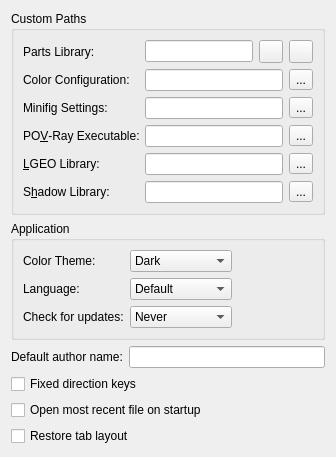
     <widget class="QWidget" name="tabGeneral">
      <attribute name="title">
       <string>General</string>
      </attribute>
      <layout class="QFormLayout" name="formLayout">
       <property name="fieldGrowthPolicy">
        <enum>QFormLayout::FieldGrowthPolicy::ExpandingFieldsGrow</enum>
       </property>
       <item row="1" column="0" colspan="2">
        <widget class="QGroupBox" name="ApplicationGroup">
         <property name="title">
          <string>Application</string>
         </property>
         <layout class="QGridLayout" name="gridLayout_4">
          <item row="1" column="0">
           <widget class="QLabel" name="label_19">
            <property name="text">
             <string>Language:</string>
            </property>
            <property name="buddy">
             <cstring>Language</cstring>
            </property>
           </widget>
          </item>
          <item row="1" column="1">
           <widget class="QComboBox" name="Language">
            <item>
             <property name="text">
              <string>Default</string>
             </property>
            </item>
           </widget>
          </item>
          <item row="2" column="1">
           <widget class="QComboBox" name="checkForUpdates">
            <item>
             <property name="text">
              <string>Never</string>
             </property>
            </item>
            <item>
             <property name="text">
              <string>Once a day</string>
             </property>
            </item>
            <item>
             <property name="text">
              <string>Once a week</string>
             </property>
            </item>
           </widget>
          </item>
          <item row="2" column="0">
           <widget class="QLabel" name="label_10">
            <property name="text">
             <string>Check for updates:</string>
            </property>
            <property name="buddy">
             <cstring>checkForUpdates</cstring>
            </property>
           </widget>
          </item>
          <item row="1" column="2">
           <spacer name="horizontalSpacer_8">
            <property name="orientation">
             <enum>Qt::Orientation::Horizontal</enum>
            </property>
            <property name="sizeHint" stdset="0">
             <size>
              <width>40</width>
              <height>20</height>
             </size>
            </property>
           </spacer>
          </item>
          <item row="0" column="0">
           <widget class="QLabel" name="label_25">
            <property name="text">
             <string>Color Theme:</string>
            </property>
            <property name="buddy">
             <cstring>Language</cstring>
            </property>
           </widget>
          </item>
          <item row="0" column="1">
           <widget class="QComboBox" name="ColorTheme">
            <item>
             <property name="text">
              <string>Dark</string>
             </property>
            </item>
            <item>
             <property name="text">
              <string>System</string>
             </property>
            </item>
           </widget>
          </item>
         </layout>
        </widget>
       </item>
       <item row="2" column="0">
        <widget class="QLabel" name="label_4">
         <property name="text">
          <string>Default author name:</string>
         </property>
         <property name="buddy">
          <cstring>authorName</cstring>
         </property>
        </widget>
       </item>
       <item row="2" column="1">
        <widget class="QLineEdit" name="authorName"/>
       </item>
       <item row="9" column="0" colspan="2">
        <widget class="QCheckBox" name="fixedDirectionKeys">
         <property name="text">
          <string>Fixed direction keys</string>
         </property>
        </widget>
       </item>
       <item row="10" column="0" colspan="2">
        <widget class="QCheckBox" name="autoLoadMostRecent">
         <property name="text">
          <string>Open most recent file on startup</string>
         </property>
        </widget>
       </item>
       <item row="0" column="0" colspan="2">
        <widget class="QGroupBox" name="CustomPathsGroup">
         <property name="title">
          <string>Custom Paths</string>
         </property>
         <layout class="QFormLayout" name="formLayout_2">
          <item row="0" column="0">
           <widget class="QLabel" name="label_5">
            <property name="text">
             <string>Parts Library:</string>
            </property>
            <property name="buddy">
             <cstring>partsLibrary</cstring>
            </property>
           </widget>
          </item>
          <item row="0" column="1">
           <layout class="QHBoxLayout" name="horizontalLayout_3">
            <item>
             <widget class="QLineEdit" name="partsLibrary"/>
            </item>
            <item>
             <widget class="QToolButton" name="partsLibraryBrowse">
              <property name="icon">
               <iconset resource="../leocad.qrc">
                <normaloff>:/resources/file_open.png</normaloff>:/resources/file_open.png</iconset>
              </property>
             </widget>
            </item>
            <item>
             <widget class="QToolButton" name="partsArchiveBrowse">
              <property name="icon">
               <iconset resource="../leocad.qrc">
                <normaloff>:/resources/archive.png</normaloff>:/resources/archive.png</iconset>
              </property>
             </widget>
            </item>
           </layout>
          </item>
          <item row="1" column="0">
           <widget class="QLabel" name="label_17">
            <property name="text">
             <string>Color Configuration:</string>
            </property>
            <property name="buddy">
             <cstring>ColorConfigEdit</cstring>
            </property>
           </widget>
          </item>
          <item row="1" column="1">
           <layout class="QHBoxLayout" name="ColorConfigLayout">
            <item>
             <widget class="QLineEdit" name="ColorConfigEdit"/>
            </item>
            <item>
             <widget class="QToolButton" name="ColorConfigBrowseButton">
              <property name="text">
               <string>...</string>
              </property>
             </widget>
            </item>
           </layout>
          </item>
          <item row="2" column="0">
           <widget class="QLabel" name="label_18">
            <property name="text">
             <string>Minifig Settings:</string>
            </property>
            <property name="buddy">
             <cstring>MinifigSettingsEdit</cstring>
            </property>
           </widget>
          </item>
          <item row="2" column="1">
           <layout class="QHBoxLayout" name="MinifigSettingsLayout">
            <item>
             <widget class="QLineEdit" name="MinifigSettingsEdit"/>
            </item>
            <item>
             <widget class="QToolButton" name="MinifigSettingsBrowseButton">
              <property name="text">
               <string>...</string>
              </property>
             </widget>
            </item>
           </layout>
          </item>
          <item row="3" column="0">
           <widget class="QLabel" name="povrayLabel">
            <property name="text">
             <string>PO&amp;V-Ray Executable:</string>
            </property>
            <property name="buddy">
             <cstring>povrayExecutable</cstring>
            </property>
           </widget>
          </item>
          <item row="3" column="1">
           <layout class="QHBoxLayout" name="povrayLayout">
            <item>
             <widget class="QLineEdit" name="povrayExecutable"/>
            </item>
            <item>
             <widget class="QToolButton" name="povrayExecutableBrowse">
              <property name="text">
               <string>...</string>
              </property>
             </widget>
            </item>
           </layout>
          </item>
          <item row="4" column="0">
           <widget class="QLabel" name="label_9">
            <property name="text">
             <string>&amp;LGEO Library:</string>
            </property>
            <property name="buddy">
             <cstring>lgeoPath</cstring>
            </property>
           </widget>
          </item>
          <item row="4" column="1">
           <layout class="QHBoxLayout" name="horizontalLayout_10">
            <item>
             <widget class="QLineEdit" name="lgeoPath"/>
            </item>
            <item>
             <widget class="QToolButton" name="lgeoPathBrowse">
              <property name="text">
               <string>...</string>
              </property>
             </widget>
            </item>
           </layout>
          </item>
          <item row="5" column="0">
           <widget class="QLabel" name="ShadowLibraryLabel">
            <property name="text">
             <string>S&amp;hadow Library:</string>
            </property>
            <property name="buddy">
             <cstring>ShadowLibraryEdit</cstring>
            </property>
           </widget>
          </item>
          <item row="5" column="1">
           <layout class="QHBoxLayout" name="ShadowLibraryLayout">
            <item>
             <widget class="QLineEdit" name="ShadowLibraryEdit">
              <property name="toolTip">
               <string>Folder of the LDCad shadow library, which has the connection points used to snap parts together. Leave empty to place parts without snapping.</string>
              </property>
             </widget>
            </item>
            <item>
             <widget class="QToolButton" name="ShadowLibraryBrowseButton">
              <property name="text">
               <string>...</string>
              </property>
             </widget>
            </item>
           </layout>
          </item>
         </layout>
        </widget>
       </item>
       <item row="11" column="0" colspan="2">
        <widget class="QCheckBox" name="RestoreTabLayout">
         <property name="text">
          <string>Restore tab layout</string>
         </property>
        </widget>
       </item>
      </layout>
     </widget>
